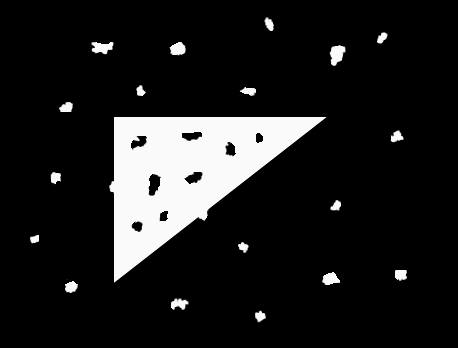
#> input picture Image_Processing_Exercise_3/images/noisy.tiff, 458 x 348 px
$ python Task2.py   (older library calls are emulated)
#> lines starting #> are read from the running program, lines starting #| are printed output that depends on the picture; after the words box and inside, x2 and y2 are one past the last pixel; in counts of white or black regions, pixels touching at a corner belong together
from scipy import misc
import scipy.ndimage.morphology as morph
import numpy as np
import matplotlib.pyplot as plt

#######
#  a) #
#######

img = misc.imread("images/noisy.tiff", 'L')
#> img: shape (348, 458) float32; min 0, max 250, mean 29.4
img = img.astype(np.int)
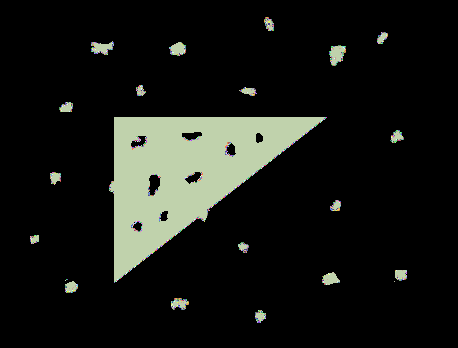
#> img: shape (348, 458) int64; 234 distinct labels, from 0 to 250; one colour per label, 0 black

# Create figure for noise reduction
fig = plt.figure()

# Plot original
a = fig.add_subplot(1,2,1)
a.set_title('Original')
plt.imshow(img, cmap=plt.cm.gray)

# Create disk structuring element
r = 7
y,x = np.ogrid[-r : r + 1, -r : r + 1]
mask = x**2+y**2 <= r**2
mask = mask.astype(int)

# Create noise free image, using morphological opening and closing
img_morphed = morph.binary_closing(morph.binary_opening(img, structure=mask), structure=mask)
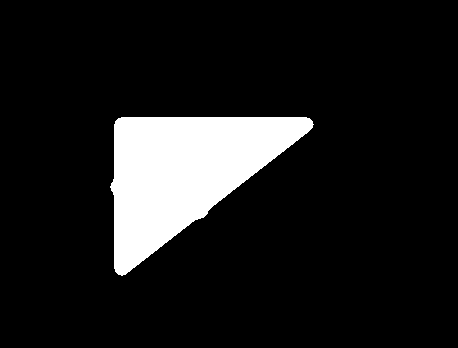
#> img_morphed: shape (348, 458) bool; 11.1% white; 1 white region, box (x1, y1, x2, y2) and area: (110, 117, 314, 276) 17709

# Plot noise free version
a = fig.add_subplot(1,2,2)
a.set_title('Noise free')
plt.imshow(img_morphed, cmap=plt.cm.gray)

#######
#  b) #
#######

def distanceTransform(img):
	# Initialize distance transform image to 'img'
	img_dist = img.astype(float)
	count = 0

	# While there are 1s in input image
	while not np.all(np.equal(img, 0)):
		# Erode the input image using 3x3 square structuring element
		img = morph.binary_erosion(img, structure=np.ones((3, 3)))

		# Add the eroded image to our cumulative distance transform image
		img_dist += img.astype(float)

		# Increase the count
		count += 1
#> this loop made 47 passes
#> pass 1, in distanceTransform, `img = morph.binary_erosion(img, structure=np.ones((3, 3)))`:
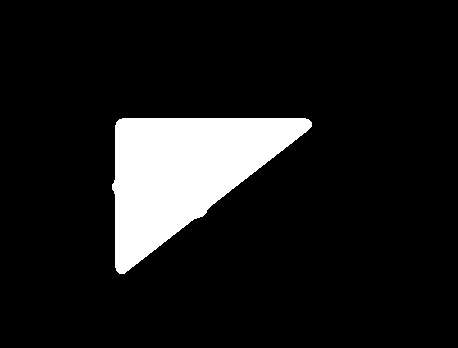
#> img: shape (348, 458) bool; 10.7% white; 1 white region, box (x1, y1, x2, y2) and area: (112, 118, 312, 274) 16988
#> pass 1, in distanceTransform, `img_dist += img.astype(float)`:
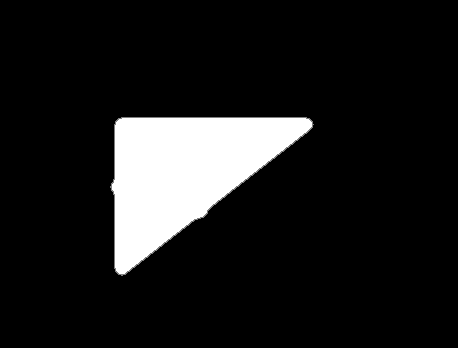
#> img_dist: shape (348, 458) float64; min 0, max 2, mean 0.218; drawn with min black and max white
#> pass 2, in distanceTransform, `img = morph.binary_erosion(img, structure=np.ones((3, 3)))`:
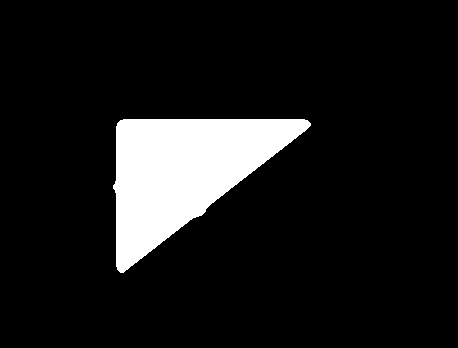
#> img: shape (348, 458) bool; 10.2% white; 1 white region, box (x1, y1, x2, y2) and area: (113, 119, 311, 273) 16280
#> pass 2, in distanceTransform, `img_dist += img.astype(float)`:
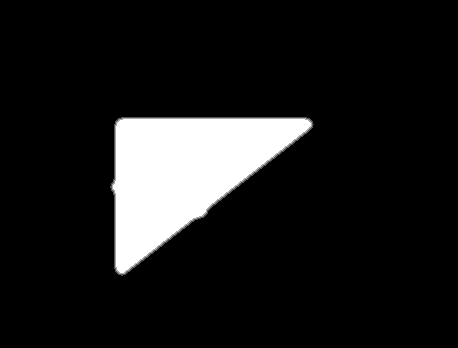
#> img_dist: shape (348, 458) float64; 10.21% of pixels changed, all inside (x1, y1, x2, y2) = (113, 119, 311, 273); drawn with min black and max white
#> after the loop: img: shape (348, 458) bool; every value is 0
#> after the loop:
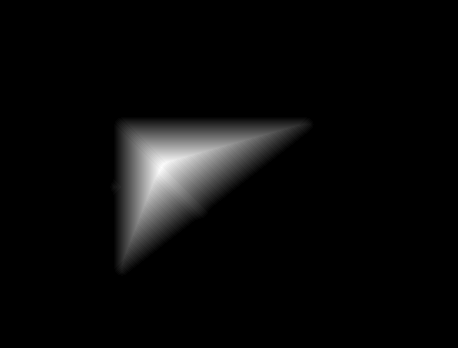
#> img_dist: shape (348, 458) float64; 9.78% of pixels changed, all inside (x1, y1, x2, y2) = (114, 120, 310, 272); drawn with min black and max white
#> after the loop, count = 47

	# Normalize the cumulative distance transform image and return
	img_dist = img_dist / count;
	return img_dist

# Create figure for distance transformation
fig = plt.figure()

# Plot original
a = fig.add_subplot(1,2,1)
a.set_title('Original')
plt.imshow(img_morphed, cmap=plt.cm.gray)

# Plot distance transformation of img_morphed from part a)
a = fig.add_subplot(1,2,2)
a.set_title('Distance transform')
plt.imshow(distanceTransform(img_morphed), cmap=plt.cm.gray)

#######
#  c) #
#######

def boundaryExtraction(img):
#> (the run stopped early here; a loop or call above may not have finished)
